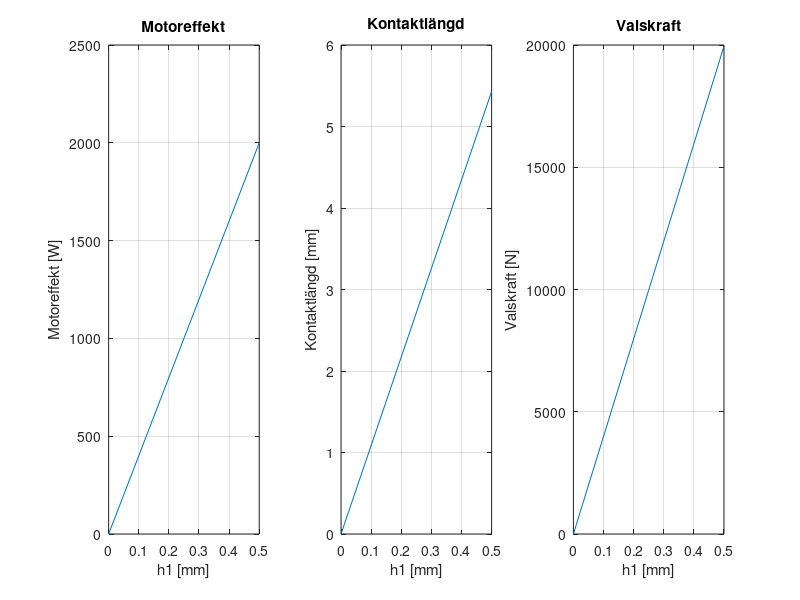

Write MATLAB code to recreate this figure.
clear
clc
% Reservera minne för plottning
x1 = zeros(1,145);
y1 = zeros(1,145);
y2 = zeros(1,145);
y3 = zeros(1,145);
%indata
h0 = 1.5; % Plåttjocklek innan valsning, mm
%h1 = 0.5; % Plåttjocklek efter valsning, samma startvärde, mm
R = 94/2; % Valsens radie, valsdiameter = 94 mm i labbvalsverk
sigmaf = 50; % Materialets flytspänning i N/mm2
b0 = 27; % Plåtens bredd före valsning, 27 mm
m = 0.5; % Friktionsfaktor, varierar mellan 0 och 1
n = 141; % Valsarnas varvtal, varv/min
verkningsgrad = 0.8; % Drivlinans verkningsgrad, 80 %
omega = 2*pi*n/60; % Vinkelhastighet, rad/s
% Formler, se kursmaterialet, finns utrymme för beräkningseffektivisering

target_Pmotor = 2000;
Pmotor = target_Pmotor + 1; % Initialize Pmotor to a value greater than target_Pmotor

while Pmotor >= target_Pmotor
    h1 = 0.5;

    for ii = 1:1:10
        x1(ii) = h1;
        deltah = h0 - h1;
        hmedel = (h0 + h1) / 2;
        L = sqrt(R * deltah);
        y2(ii) = L;
        F = 1/sqrt(3) * sigmaf * L * b0 * (2 + m * L / hmedel);
        y3(ii) = F;
        Mv = F * L;
        Pvals = Mv * omega * 0.001; % Omvandla Nmm till Nm för effektberäkning
        Pmotor = Pvals / verkningsgrad;
        y1(ii) = Pmotor;
        R = R - 0.0001;
    end
end

subplot(1,3,1);
plot(x1,y1);
grid;
title('Motoreffekt');
xlabel('h1 [mm]'); ylabel('Motoreffekt [W]');

subplot(1,3,2);
plot(x1,y2);
grid;
title('Kontaktlängd');
xlabel('h1 [mm]'); ylabel('Kontaktlängd [mm]');

subplot(1,3,3);
plot(x1,y3);
grid;
title('Valskraft');
xlabel('h1 [mm]'); ylabel('Valskraft [N]');